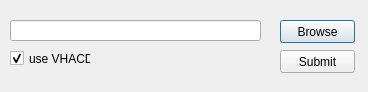
<?xml version="1.0" encoding="UTF-8"?>
<ui version="4.0">
    <class>dialog_choose_object</class>
    <widget class="QDialog" name="dialog_choose_object">
        <property name="geometry">
            <rect>
                <x>0</x>
                <y>0</y>
                <width>368</width>
                <height>92</height>
            </rect>
        </property>
        <property name="minimumSize">
            <size>
                <width>368</width>
                <height>92</height>
            </size>
        </property>
        <property name="maximumSize">
            <size>
                <width>368</width>
                <height>92</height>
            </size>
        </property>
        <property name="windowTitle">
            <string>Dialog</string>
        </property>
        <widget class="QLineEdit" name="input_filename">
            <property name="geometry">
                <rect>
                    <x>10</x>
                    <y>20</y>
                    <width>251</width>
                    <height>21</height>
                </rect>
            </property>
        </widget>
        <widget class="QPushButton" name="btn_browse">
            <property name="geometry">
                <rect>
                    <x>280</x>
                    <y>20</y>
                    <width>75</width>
                    <height>23</height>
                </rect>
            </property>
            <property name="text">
                <string>Browse</string>
            </property>
        </widget>
        <widget class="QPushButton" name="btn_submit">
            <property name="geometry">
                <rect>
                    <x>280</x>
                    <y>50</y>
                    <width>75</width>
                    <height>23</height>
                </rect>
            </property>
            <property name="text">
                <string>Submit</string>
            </property>
        </widget>
        <widget class="QCheckBox" name="chk_vhacd">
            <property name="geometry">
                <rect>
                    <x>10</x>
                    <y>50</y>
                    <width>81</width>
                    <height>17</height>
                </rect>
            </property>
            <property name="text">
                <string>use VHACD</string>
            </property>
            <property name="checked">
                <bool>true</bool>
            </property>
        </widget>
    </widget>
    <resources/>
    <connections/>
</ui>
